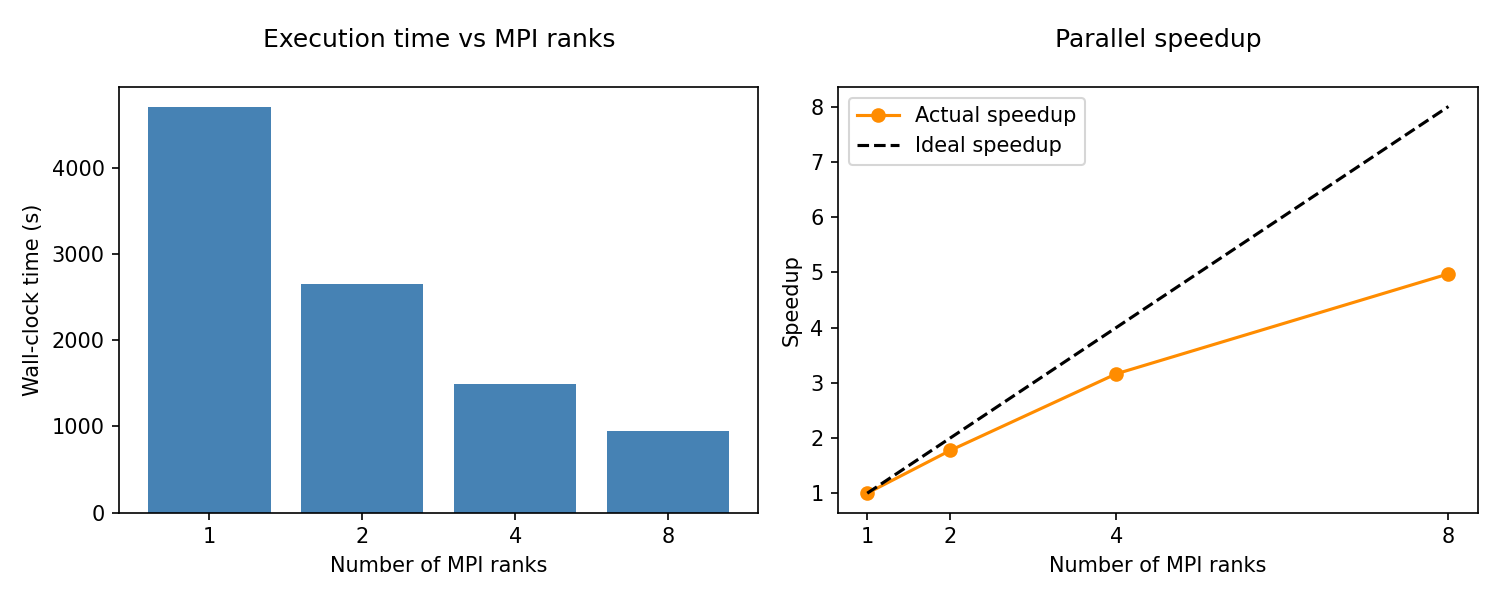

Write Python code to recreate this figure.
#!/usr/bin/env python3
"""
Speedup plot for parallel VMC on Wee ARCHIE (Task 4, PH510 Assignment 5).
Timing data from mpirun runs with 1, 2, 4, 8 MPI ranks.
"""

import matplotlib.pyplot as plt

# Timing results from Wee ARCHIE slurm output
ranks  = [1,      2,      4,      8    ]
times  = [4702.6, 2649.6, 1487.2, 946.0]

# Speedup = time with 1 rank / time with N ranks
speedup = [times[0] / t for t in times]
ideal   = [float(n)  for n in ranks]

# Efficiency = speedup / N ranks (perfect parallel = 100%)
efficiency = [s / n * 100 for s, n in zip(speedup, ranks)]

# Print table
print(f"{'Ranks':>6}  {'Time (s)':>10}  {'Speedup':>8}  {'Efficiency':>12}")
print("-" * 45)
for n, t, s, e in zip(ranks, times, speedup, efficiency):
    print(f"{n:>6}  {t:>10.1f}  {s:>8.2f}  {e:>11.1f}%")

# Plot
fig, (ax1, ax2) = plt.subplots(1, 2, figsize=(10, 4))

# Execution time
ax1.bar([str(n) for n in ranks], times, color="steelblue")
ax1.set_xlabel("Number of MPI ranks")
ax1.set_ylabel("Wall-clock time (s)")
ax1.set_title("Execution time vs MPI ranks\n")

# Speedup
ax2.plot(ranks, speedup, "o-", color="darkorange", label="Actual speedup")
ax2.plot(ranks, ideal,   "k--",                    label="Ideal speedup")
ax2.set_xlabel("Number of MPI ranks")
ax2.set_ylabel("Speedup")
ax2.set_title("Parallel speedup\n")
ax2.legend()
ax2.set_xticks(ranks)

plt.tight_layout()
plt.savefig("vmc_speedup.png", dpi=150)
plt.show()
print("Saved to vmc_speedup.png")
